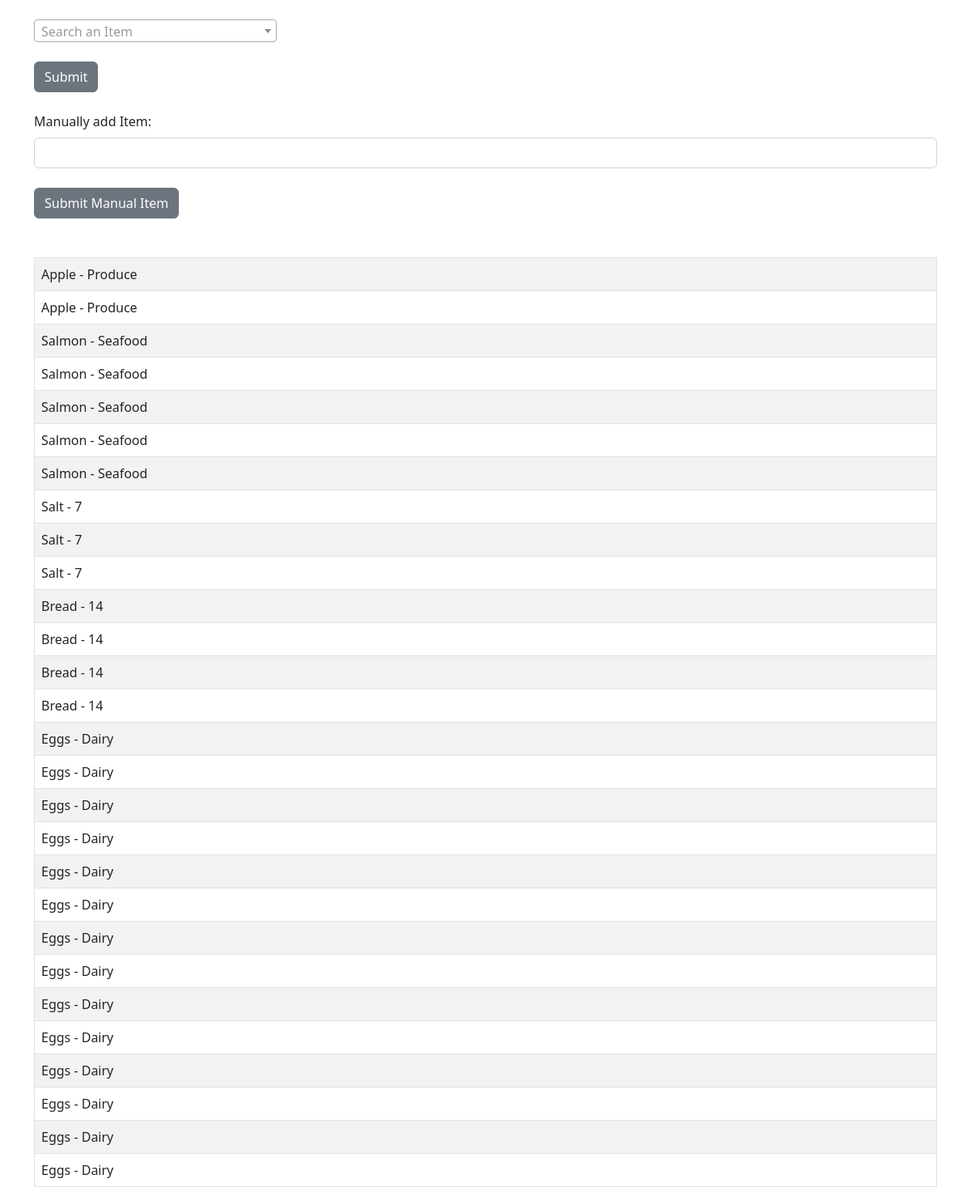
Page /list on the committed database.
### models.py (models this page shows, shortened)
class Shopping(db.Model):
    id = db.Column(db.Integer, primary_key=True)
    ingredient_name = db.Column(db.String(120))
    aisle_name = db.Column(db.String(30))
    aisle_id = db.Column(db.Integer)

### main.py (the view)
@app.route("/list", methods=["GET", "POST"])
def list():
    our_add = Shopping.query.order_by(Shopping.aisle_id)
    names = db.session.query(Ingredient.name).order_by(Ingredient.name)
    names = [i[0] for i in names]
    form = ShoppingForm()
    form.name.choices = [("")] + [(name) for name in names]
    item = None
    form2 = ManualShoppingForm()
    if form.validate_on_submit():
        u1 = Ingredient.query.filter_by(name=form.name.data).first()
        update = Shopping(
            ingredient_name=u1.name, aisle_name=u1.aisle.name, aisle_id=u1.aisle_id
        )
        db.session.add(update)
        db.session.commit()
        return render_template(
            "list.html", form=form, form2=form2, item=item, name=name, our_add=our_add
        )
    else:
        return render_template(
            "list.html", form=form, form2=form2, item=item, name=name, our_add=our_add
        )

### forms.py
class ShoppingForm(FlaskForm):
    name = SelectField(
        "Search an Item", validators=[validators.InputRequired()], validate_choice=False
    )
    submit = SubmitField("Submit")

class ManualShoppingForm(FlaskForm):
    item = StringField("Manually add Item:", validators=[validators.DataRequired()])
    submit1 = SubmitField("Submit Manual Item")

### templates/list.html (shortened to what this page needs)
<!DOCTYPE html>
<html lang="en">
  <head>
    <link
      href="https://cdnjs.cloudflare.com/ajax/libs/select2/4.0.10/css/select2.min.css"
      rel="stylesheet"
    />
    <link
      href="https://cdn.jsdelivr.net/npm/bootstrap@5.2.1/dist/css/bootstrap.min.css"
      rel="stylesheet"
    />
  </head>
  <body>
    <br />
    <div class="container">
      <form method="POST">
        <div>{{ form.name }}</div>
        <br />
        {{ form.submit(class="btn btn-secondary") }}
      </form>
      <br />
      <div>
        {{ form2.item.label(class="form-label") }}
        <br />
        {{ form2.item(class="form-control") }}
      </div>
      <br />
      {{ form2.submit1(class="btn btn-secondary") }}
    </div>
    <br /><br />
    <div class="container">
      <table class="table table-hover table-bordered table-striped">
        {% for shopping_list in our_add %}
        <tr>
          <td>
            {{ shopping_list.ingredient_name }} - {{ shopping_list.aisle_name}}
          </td>
        </tr>
        {% endfor %}
      </table>
    </div>
  </body>
</html>

### rows in the picture
Shopping: ingredient_name "Apple", aisle_name "Produce"
Shopping: ingredient_name "Apple", aisle_name "Produce"
Shopping: ingredient_name "Salmon", aisle_name "Seafood"
Shopping: ingredient_name "Salmon", aisle_name "Seafood"
Shopping: ingredient_name "Salmon", aisle_name "Seafood"
Shopping: ingredient_name "Salmon", aisle_name "Seafood"
Shopping: ingredient_name "Salmon", aisle_name "Seafood"
Shopping: ingredient_name "Salt", aisle_name "7"
Shopping: ingredient_name "Salt", aisle_name "7"
Shopping: ingredient_name "Salt", aisle_name "7"
Shopping: ingredient_name "Bread", aisle_name "14"
Shopping: ingredient_name "Bread", aisle_name "14"
Shopping: ingredient_name "Bread", aisle_name "14"
Shopping: ingredient_name "Bread", aisle_name "14"
Shopping: ingredient_name "Eggs", aisle_name "Dairy"
Shopping: ingredient_name "Eggs", aisle_name "Dairy"
Shopping: ingredient_name "Eggs", aisle_name "Dairy"
Shopping: ingredient_name "Eggs", aisle_name "Dairy"
Shopping: ingredient_name "Eggs", aisle_name "Dairy"
Shopping: ingredient_name "Eggs", aisle_name "Dairy"
Shopping: ingredient_name "Eggs", aisle_name "Dairy"
Shopping: ingredient_name "Eggs", aisle_name "Dairy"
Shopping: ingredient_name "Eggs", aisle_name "Dairy"
Shopping: ingredient_name "Eggs", aisle_name "Dairy"
Shopping: ingredient_name "Eggs", aisle_name "Dairy"
Shopping: ingredient_name "Eggs", aisle_name "Dairy"
Shopping: ingredient_name "Eggs", aisle_name "Dairy"
Shopping: ingredient_name "Eggs", aisle_name "Dairy"
